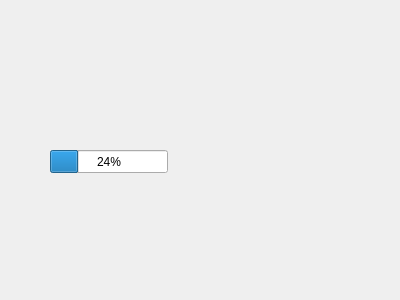
<?xml version="1.0" encoding="UTF-8"?>
<ui version="4.0">
 <class>RenewWindow</class>
 <widget class="QWidget" name="RenewWindow">
  <property name="geometry">
   <rect>
    <x>0</x>
    <y>0</y>
    <width>400</width>
    <height>300</height>
   </rect>
  </property>
  <property name="windowTitle">
   <string>Form</string>
  </property>
  <widget class="QProgressBar" name="progressBar">
   <property name="geometry">
    <rect>
     <x>50</x>
     <y>150</y>
     <width>118</width>
     <height>23</height>
    </rect>
   </property>
   <property name="value">
    <number>24</number>
   </property>
  </widget>
 </widget>
 <resources/>
 <connections/>
</ui>
